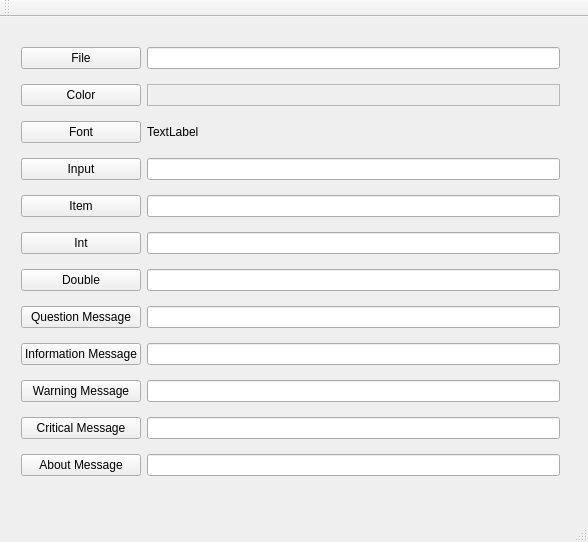
<?xml version="1.0" encoding="UTF-8"?>
<ui version="4.0">
 <class>MainWindow</class>
 <widget class="QMainWindow" name="MainWindow">
  <property name="geometry">
   <rect>
    <x>0</x>
    <y>0</y>
    <width>588</width>
    <height>542</height>
   </rect>
  </property>
  <property name="windowTitle">
   <string>MainWindow</string>
  </property>
  <widget class="QWidget" name="centralWidget">
   <widget class="QWidget" name="">
    <property name="geometry">
     <rect>
      <x>10</x>
      <y>10</y>
      <width>561</width>
      <height>481</height>
     </rect>
    </property>
    <layout class="QGridLayout" name="gridLayout">
     <item row="0" column="0">
      <widget class="QPushButton" name="fileButton">
       <property name="text">
        <string>File</string>
       </property>
      </widget>
     </item>
     <item row="0" column="1">
      <widget class="QLineEdit" name="fileEdit"/>
     </item>
     <item row="1" column="0">
      <widget class="QPushButton" name="colorButton">
       <property name="text">
        <string>Color</string>
       </property>
      </widget>
     </item>
     <item row="1" column="1">
      <widget class="QFrame" name="colorFrame">
       <property name="frameShape">
        <enum>QFrame::StyledPanel</enum>
       </property>
       <property name="frameShadow">
        <enum>QFrame::Raised</enum>
       </property>
      </widget>
     </item>
     <item row="2" column="0">
      <widget class="QPushButton" name="fontButton">
       <property name="text">
        <string>Font</string>
       </property>
      </widget>
     </item>
     <item row="2" column="1">
      <widget class="QLabel" name="fontLabel">
       <property name="text">
        <string>TextLabel</string>
       </property>
      </widget>
     </item>
     <item row="3" column="0">
      <widget class="QPushButton" name="inputButton">
       <property name="text">
        <string>Input</string>
       </property>
      </widget>
     </item>
     <item row="3" column="1">
      <widget class="QLineEdit" name="inputEdit"/>
     </item>
     <item row="4" column="0">
      <widget class="QPushButton" name="itemButton">
       <property name="text">
        <string>Item</string>
       </property>
      </widget>
     </item>
     <item row="4" column="1">
      <widget class="QLineEdit" name="itemEdit"/>
     </item>
     <item row="5" column="0">
      <widget class="QPushButton" name="intButton">
       <property name="text">
        <string>Int</string>
       </property>
      </widget>
     </item>
     <item row="5" column="1">
      <widget class="QLineEdit" name="intEdit"/>
     </item>
     <item row="6" column="0">
      <widget class="QPushButton" name="doubleButton">
       <property name="text">
        <string>Double</string>
       </property>
      </widget>
     </item>
     <item row="6" column="1">
      <widget class="QLineEdit" name="doubleEdit"/>
     </item>
     <item row="7" column="0">
      <widget class="QPushButton" name="questionButton">
       <property name="text">
        <string>Question Message</string>
       </property>
      </widget>
     </item>
     <item row="7" column="1">
      <widget class="QLineEdit" name="questionEdit"/>
     </item>
     <item row="8" column="0">
      <widget class="QPushButton" name="informationButton">
       <property name="text">
        <string>Information Message</string>
       </property>
      </widget>
     </item>
     <item row="8" column="1">
      <widget class="QLineEdit" name="informationEdit"/>
     </item>
     <item row="9" column="0">
      <widget class="QPushButton" name="warningButton">
       <property name="text">
        <string>Warning Message</string>
       </property>
      </widget>
     </item>
     <item row="9" column="1">
      <widget class="QLineEdit" name="warningEdit"/>
     </item>
     <item row="10" column="0">
      <widget class="QPushButton" name="criticalButton">
       <property name="text">
        <string>Critical Message</string>
       </property>
      </widget>
     </item>
     <item row="10" column="1">
      <widget class="QLineEdit" name="criticalEdit"/>
     </item>
     <item row="11" column="0">
      <widget class="QPushButton" name="aboutButton">
       <property name="text">
        <string>About Message</string>
       </property>
      </widget>
     </item>
     <item row="11" column="1">
      <widget class="QLineEdit" name="aboutEdit"/>
     </item>
    </layout>
   </widget>
   <zorder>informationButton</zorder>
   <zorder>fileButton</zorder>
   <zorder>fileEdit</zorder>
   <zorder>colorFrame</zorder>
   <zorder>colorButton</zorder>
   <zorder>fontButton</zorder>
   <zorder>fontLabel</zorder>
   <zorder>inputButton</zorder>
   <zorder>inputEdit</zorder>
   <zorder>itemEdit</zorder>
   <zorder>itemButton</zorder>
   <zorder>intEdit</zorder>
   <zorder>intButton</zorder>
   <zorder>doubleEdit</zorder>
   <zorder>doubleButton</zorder>
   <zorder>questionEdit</zorder>
   <zorder>questionButton</zorder>
   <zorder>informationEdit</zorder>
   <zorder>warningEdit</zorder>
   <zorder>warningButton</zorder>
   <zorder>criticalEdit</zorder>
   <zorder>criticalButton</zorder>
   <zorder>aboutEdit</zorder>
   <zorder>aboutButton</zorder>
  </widget>
  <widget class="QMenuBar" name="menuBar">
   <property name="geometry">
    <rect>
     <x>0</x>
     <y>0</y>
     <width>588</width>
     <height>23</height>
    </rect>
   </property>
  </widget>
  <widget class="QToolBar" name="mainToolBar">
   <attribute name="toolBarArea">
    <enum>TopToolBarArea</enum>
   </attribute>
   <attribute name="toolBarBreak">
    <bool>false</bool>
   </attribute>
  </widget>
  <widget class="QStatusBar" name="statusBar"/>
 </widget>
 <layoutdefault spacing="6" margin="11"/>
 <resources/>
 <connections/>
</ui>
